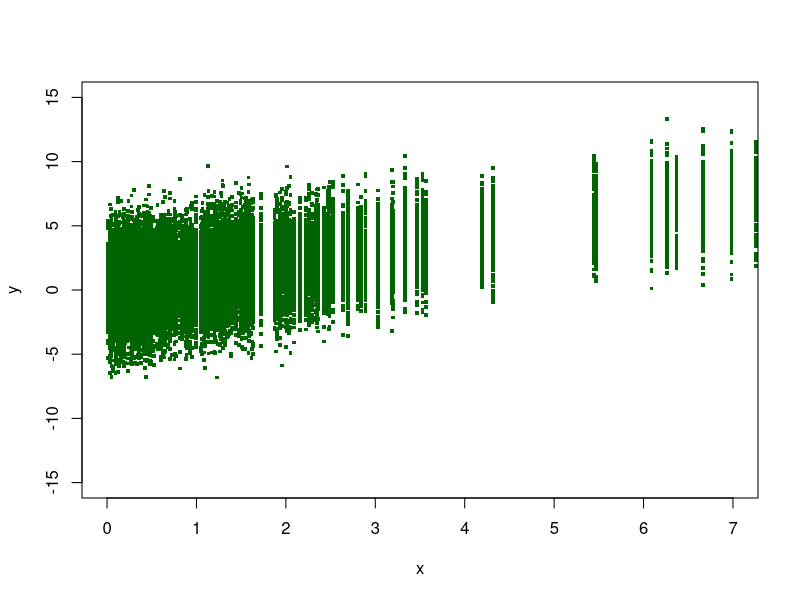
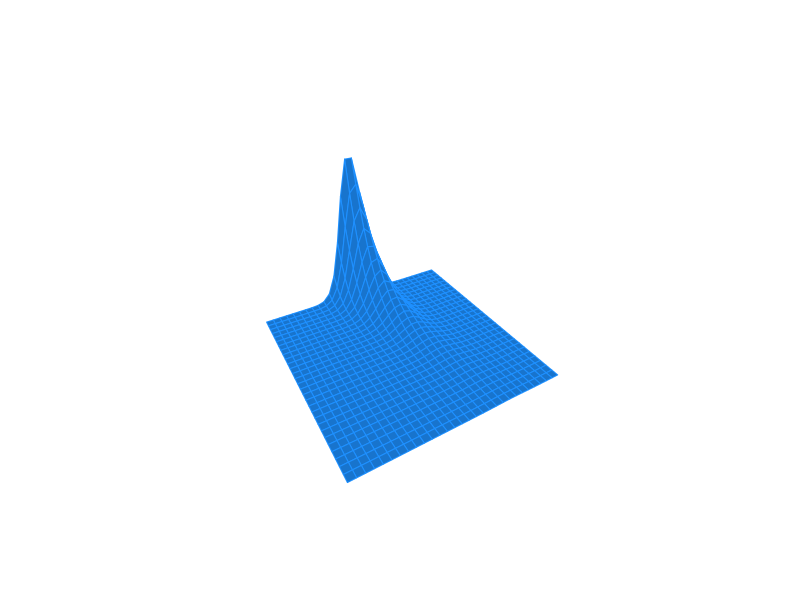

The R source for these figures, in order:
#___________________________________________________________________________________________________
# Estudio de la desigualdad de Chebyshev P( | X - E[X] | > t ) <= Var[X] / t^2
m<-1000
n<-200
p<-0.4
x<-rbinom( m, n, p )
t<-5
Ex<-mean(x)
Vx<-var(x)
xmEx<-abs( x - Ex )
xmExgt<-xmEx[ xmEx > t ]
Pr<-length( xmExgt ) / m

# Verificación de la desigualdad a partir de la muestra
print( Pr < Vx / (t^2) )

# Verificación teórica
print( 1 - ( pbinom( Ex + t, n, p ) - pbinom( Ex - t, n, p ) ) < n * p * ( 1 - p ) / (t^2) )

rm( list = ls () )

#___________________________________________________________________________________________________
# Probabilidad condicional
m<-200
n<-200
s<-2.0
l<-0.8
x<-rexp( m, rate = l )
J<-NULL
for ( i in 1:m ) {
  J<-rbind( J, data.frame( x = x[i], y = rnorm( n, x[i], s ) ) )
}
rm(i)

# Media de E[y] y media de E[y|x]
Ey<-mean( J$y )
Ey_x<-aggregate( y ~ x, data = J, FUN = mean )
EEy_x<-mean( Ey_x$y )

# Verificando que E[y] y E[E[y|x]] son casi iguales
print( abs( EEy_x - Ey ) )

# Variaza de y
Vy<-var( J$y )
VEy_x<-var( Ey_x$y )
Vy_x<-aggregate( y ~ x, data = J, FUN = var )
EVy_x<-mean( Vy_x$y )

# Verificando que Var[y] y Var[E[y|x]] + E[Var(y|x)] son casi iguales
print( abs( Vy - ( VEy_x + EVy_x ) ) )

# Imágenes
plot( J$x, J$y, col = 'darkgreen', pch = 15, cex = 0.5, xlab = 'x', ylab = 'y',
      xlim = c( 0, 7 ), ylim = c( -15, 15 ) )
X<-seq( 0, 7, length.out = 30 )
Y<-seq( -15, 15, length.out = 30 )
condist<-function( x, y ) {
  return( dnorm( y, x, s ) * dexp( x, l ) )
}
Z<-outer( X, Y, condist )
persp( X, Y, Z, theta = 60, phi = 30, col = 'dodgerblue3', border = 'dodgerblue1', box = FALSE,
       xlim = c( 0, 7 ), ylim = c( -15, 15 ), zlim = c( 0, 0.2 )  )

#___________________________________________________________________________________________________
Chi<-function(z) return( exp( -0.5 * z ) / sqrt( 2 * pi * z ) )

